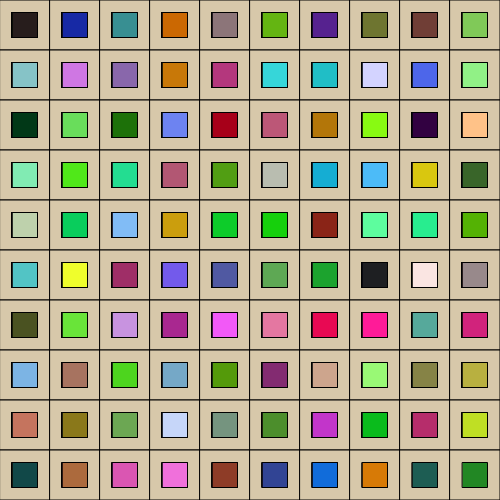
Frame 1 (no input)
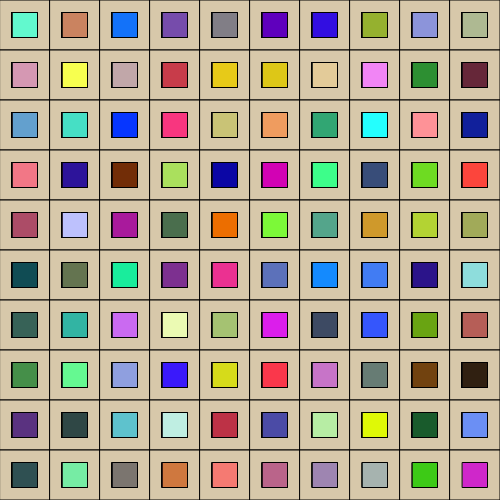
Frame 60 (no input)
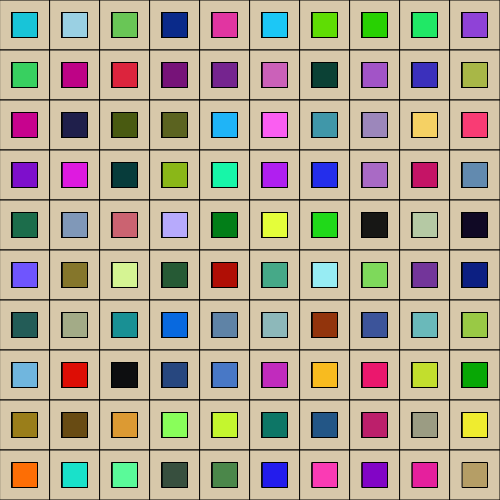
Frame 120 (the mouse pressed at the canvas centre since frame 60)

The p5.js sketch that drew these frames (run headless with seeded random() and noise() and a simulated clock; from frame 60 on, the mouse is pressed at the canvas centre):

// p5.js sketch
// ── sketch.js
//DAT405 / GAD405
//03_NestedForLoop - Visual
// Johan Steven Ospina Arroyave

let size = 50;

function setup() {
  createCanvas(500, 500);
}

function draw() {
  fill(215, 200, 170);

  //Run the nested loop for x, and y
  for (let y = 0; y < 10; y++) {
    for (let x = 0; x < 10; x++) {
      fill(215,200,170);
      //Draw the shape at the corresponding position
      //This will generate a dynamic position for the x and y
      //The shape is redrawn as many times as the loop says (in this case 100)
      rect(size * x, size * y, size, size);



 for (let y = 0; y < 10; y++) {
   for (let x=0; x < 10; x++) {
     fill(random(0,255), random(0,255), random(0,255));
     rect(size * x+25/2, size * y+25/2, 25, 25);
 }
}




    }
  }
}
